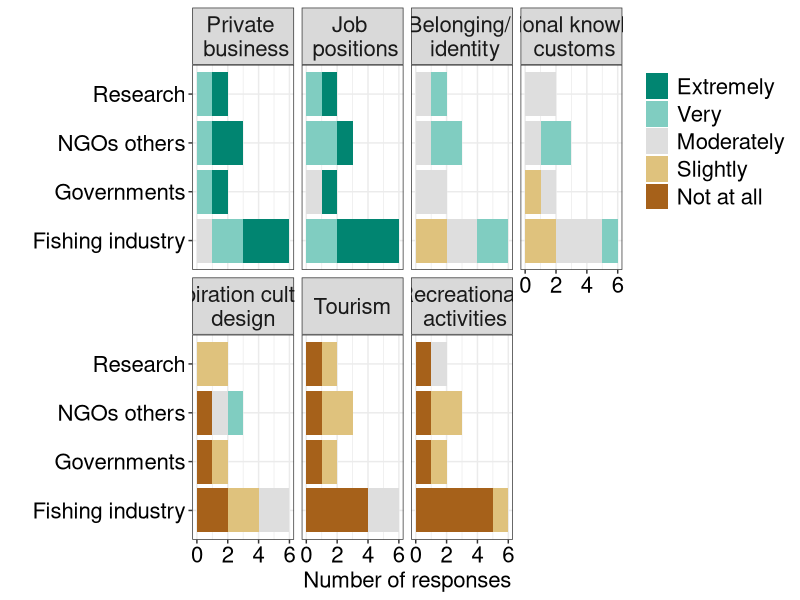

This chart was generated by the following R code:
#### Description: this script produces manuscript Figure2
#### INPUT: "data.xlsx" 
#### OUTPUT: manuscript Figure2
#### Date: 18/02/2020
#### Author: Iratxe Rubio
#######################################################################

library(readxl) #read_xlsx function
library(RColorBrewer) #for colors 
library(tidyverse) 

#Open data
CV <- read_xlsx("data/data.xlsx", sheet = 4)
group <- read_xlsx("data/data.xlsx", sheet = 1)
data <- left_join(CV, group, by ="ID")

CV_vars <- c("Recreational \n activities", #1
             "Private \n business", #2
             "Inspiration culture/\ndesign", #3
             "Traditional knowledge \n customs", #4
             "Belonging/ \n identity", #5
             "Job \n positions", #6
             "Tourism" #7
)

generated <- c("Not at all", #1
                "Slightly", #2
                "Moderately", #3
                "Very", #4
                "Extremely") #5

#by group
df_group <- data %>% 
              group_by(CV_component, CV_value, group) %>% 
              summarise(number = n())

df_group$CV_component <- as.factor(df_group$CV_component)
df_group$CV_value <- as.factor(df_group$CV_value)

levels(df_group$CV_component) <- CV_vars

df_group$CV_component <- factor(df_group$CV_component,
                          levels(df_group$CV_component)[c(2,6,5:3,7,1)])

levels(df_group$CV_value) <- generated

jpeg("Figure2.jpg", 
    width = 13, height = 6.5, units = 'in', res = 300)

ggplot(df_group, aes(x = group, fill = CV_value)) + 
  geom_bar(data = df_group,
           aes(y = number), 
           position = position_stack(reverse = T), 
           stat = "identity") +
  coord_flip() +
  xlab("") +
  ylab("Number of responses") +
  theme_bw() +
  theme(legend.title = element_blank(),
        legend.text = element_text(size = 16),
        legend.key.height = unit(0.7, "cm"),
        axis.text = element_text(size = 16, color = "black"),
        axis.title = element_text(size = 16),
        strip.text = element_text(size = 16),
        plot.title = element_text(size = 16),
        legend.justification = "top") +
  scale_fill_manual(values = c("Extremely" = "#018571", #brewer.pal(n = 5, name = 'BrBG')
                               "Very" = "#80CDC1",
                               "Moderately" = "gray87",
                               "Slightly" = "#DFC27D",
                               "Not at all" = "#A6611A"),
                    breaks = as.character(df_group$CV_value),
                    guide = guide_legend(reverse = T)) +
  scale_y_continuous(labels = abs) +
  facet_wrap(~CV_component, ncol = 4) 

dev.off()
